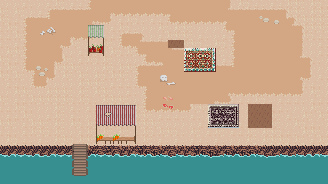

A 2D game scene composited from a Tiled map and its tileset images. What follows is a short description and the map's XML, with each tile layer's data collapsed to a summary:
An orthogonal 41x23 tile map with 8x8 px tiles, 13 tile layers (ground, ground-detail1, ground-detail2, ground-detail3, ...) and 32 objects (14x COLLISIONBOX, 10x CREATURE, 7x PROP, SPAWNPOINT).

<map version="1.2" tiledversion="1.2.3" orientation="orthogonal" renderorder="right-down" width="41" height="23" tilewidth="8" tileheight="8" infinite="0" nextobjectid="16" nextlayerid="90" name="level1">
 <properties>
  <property name="AMBIENTLIGHT" value="#00ffffff" />
  <property name="GRAVITY" type="int" value="0" />
  <property name="MAP_DESCRIPTION" value="Not even close to the luxuries of Rome..." />
  <property name="MAP_TITLE" value="Cyrene" />
  <property name="SHADOWCOLOR" value="#28000000" />
 </properties>
 <tileset firstgid="1" name="Tileset" tilewidth="8" tileheight="8" tilecount="1024" columns="32">
  <image source="Tileset.png" width="256" height="256" />
  <terraintypes>
   <terrain name="Sand" tile="67" />
  </terraintypes>
  <tile id="64">
   <animation>
    <frame tileid="64" duration="250" />
    <frame tileid="96" duration="250" />
    <frame tileid="128" duration="250" />
    <frame tileid="160" duration="250" />
   </animation>
  </tile>
  <tile id="67" terrain="0,0,0,0" />
  <tile id="96">
   <animation>
    <frame tileid="96" duration="250" />
    <frame tileid="64" duration="250" />
    <frame tileid="128" duration="250" />
    <frame tileid="160" duration="250" />
   </animation>
  </tile>
  <tile id="99" terrain="0,0,0,0" />
  <tile id="100" terrain="0,0,0,0" />
  <tile id="128">
   <animation>
    <frame tileid="128" duration="250" />
    <frame tileid="96" duration="250" />
    <frame tileid="64" duration="250" />
    <frame tileid="160" duration="250" />
   </animation>
  </tile>
  <tile id="131" terrain=",,,0" />
  <tile id="132" terrain=",,0," />
  <tile id="160">
   <animation>
    <frame tileid="160" duration="250" />
    <frame tileid="64" duration="250" />
    <frame tileid="128" duration="250" />
    <frame tileid="96" duration="250" />
   </animation>
  </tile>
  <tile id="163" terrain=",0,,0" />
  <tile id="164" terrain="0,,0," />
  <tile id="193" terrain=",,,0" />
  <tile id="194" terrain=",,0,0" />
  <tile id="195" terrain=",0,0,0" />
  <tile id="196" terrain="0,,0,0" />
  <tile id="197" terrain=",,0,0" />
  <tile id="198" terrain=",,0," />
  <tile id="225" terrain=",0,," />
  <tile id="226" terrain="0,0,," />
  <tile id="227" terrain="0,0,,0" />
  <tile id="228" terrain="0,0,0," />
  <tile id="229" terrain="0,0,," />
  <tile id="230" terrain="0,,," />
  <tile id="259" terrain=",0,,0" />
  <tile id="260" terrain="0,,0," />
  <tile id="291" terrain=",0,," />
  <tile id="292" terrain="0,,," />
 </tileset>
 <layer id="77" name="ground" width="41" height="23">
  <data>[943 cells, 943 non-empty, 6 distinct tile ids]</data>
 </layer>
 <layer id="78" name="ground-detail1" width="41" height="23">
  <data>[943 cells, 666 non-empty, 39 distinct tile ids]</data>
 </layer>
 <layer id="79" name="ground-detail2" width="41" height="23">
  <data>[943 cells, 20 non-empty, 14 distinct tile ids]</data>
 </layer>
 <layer id="80" name="ground-detail3" width="41" height="23">
  <data>[943 cells, 29 non-empty, 19 distinct tile ids]</data>
 </layer>
 <layer id="82" name="props" width="41" height="23">
  <data>[943 cells, 7 non-empty, 3 distinct tile ids]</data>
 </layer>
 <layer id="83" name="props-detail1" width="41" height="23">
  <data>[943 cells, 12 non-empty, 10 distinct tile ids]</data>
 </layer>
 <layer id="84" name="props-detail2" width="41" height="23">
  <properties>
   <property name="RENDERTYPE" value="OVERLAY" />
  </properties>
  <data>[943 cells, 8 non-empty, 2 distinct tile ids]</data>
 </layer>
 <layer id="89" name="props-detail3" width="41" height="23">
  <properties>
   <property name="RENDERTYPE" value="OVERLAY" />
  </properties>
  <data>[943 cells, 19 non-empty, 6 distinct tile ids]</data>
 </layer>
 <layer id="81" name="walls" width="41" height="23">
  <data>[943 cells, 0 non-empty, 0 distinct tile ids]</data>
 </layer>
 <layer id="85" name="walls_OVERLAY1" width="41" height="23">
  <properties>
   <property name="RENDERTYPE" value="OVERLAY" />
  </properties>
  <data>[943 cells, 0 non-empty, 0 distinct tile ids]</data>
 </layer>
 <layer id="86" name="walls_OVERLAY2" width="41" height="23">
  <properties>
   <property name="RENDERTYPE" value="OVERLAY" />
  </properties>
  <data>[943 cells, 0 non-empty, 0 distinct tile ids]</data>
 </layer>
 <layer id="87" name="walls_OVERLAY3" width="41" height="23">
  <properties>
   <property name="RENDERTYPE" value="OVERLAY" />
  </properties>
  <data>[943 cells, 0 non-empty, 0 distinct tile ids]</data>
 </layer>
 <layer id="88" name="walls_OVERLAY4" width="41" height="23">
  <properties>
   <property name="RENDERTYPE" value="OVERLAY" />
  </properties>
  <data>[943 cells, 0 non-empty, 0 distinct tile ids]</data>
 </layer>
 <objectgroup id="10" name="collision">
  <object id="1" type="COLLISIONBOX" x="166" y="47" width="20" height="3" />
  <object id="2" type="COLLISIONBOX" x="162" y="35" width="4" height="15" />
  <object id="3" type="COLLISIONBOX" x="166" y="35" width="20" height="4" />
  <object id="5" type="COLLISIONBOX" x="186" y="35" width="4" height="15" />
  <object id="6" type="COLLISIONBOX" x="0" y="0" width="8" height="144" />
  <object id="18" type="COLLISIONBOX" x="88" y="48" width="16" height="8" />
  <object id="17" type="COLLISIONBOX" x="96" y="136" width="40" height="8" />
 </objectgroup>
 <objectgroup id="11" name="spawnpoints">
  <object id="19" name="enter" type="SPAWNPOINT" x="73" y="122" width="11" height="20" />
  <object id="20" name="keeper" type="CREATURE" x="59" y="116" width="11" height="20">
   <properties>
    <property name="addShadow" type="bool" value="true" />
    <property name="collision" type="bool" value="true" />
    <property name="collisionboxHeight" type="float" value="8" />
    <property name="collisionboxWidth" value="5.0" />
    <property name="indestructible" type="bool" value="true" />
    <property name="next" value="level2" />
    <property name="required" value="4" />
    <property name="scaling" type="bool" value="true" />
    <property name="spritesheetName" value="gatekeeper" />
   </properties>
  </object>
  <object id="21" type="CREATURE" x="173" y="33" width="7" height="13">
   <properties>
    <property name="addShadow" type="bool" value="true" />
    <property name="collision" type="bool" value="true" />
    <property name="collisionboxHeight" type="float" value="5.2" />
    <property name="collisionboxWidth" type="float" value="2.8000000000000003" />
    <property name="indestructible" type="bool" value="false" />
    <property name="owner" value="maucherus stupidus" />
    <property name="spritesheetName" value="slave-centurio" />
   </properties>
  </object>
  <object id="22" name="maucherus stupidus" type="CREATURE" x="191.727" y="42.8182" width="17" height="21">
   <properties>
    <property name="addShadow" type="bool" value="true" />
    <property name="collision" type="bool" value="true" />
    <property name="collisionboxHeight" value="8.0" />
    <property name="collisionboxWidth" value="6.0" />
    <property name="indestructible" type="bool" value="true" />
    <property name="spawnDirection" value="DOWN" />
    <property name="spritesheetName" value="enemy_leather" />
   </properties>
  </object>
  <object id="23" name="incontinentius II" type="CREATURE" x="215" y="100" width="17" height="21">
   <properties>
    <property name="addShadow" type="bool" value="true" />
    <property name="collision" type="bool" value="true" />
    <property name="collisionboxHeight" value="8.0" />
    <property name="collisionboxWidth" value="6.0" />
    <property name="indestructible" type="bool" value="true" />
    <property name="spawnDirection" value="DOWN" />
    <property name="spritesheetName" value="enemy_leather" />
   </properties>
  </object>
  </objectgroup>
 <objectgroup id="12" name="props" visible="1">
  <!-- 17 objects omitted --></objectgroup>
</map>
<!-- 20 of 32 objects omitted -->
